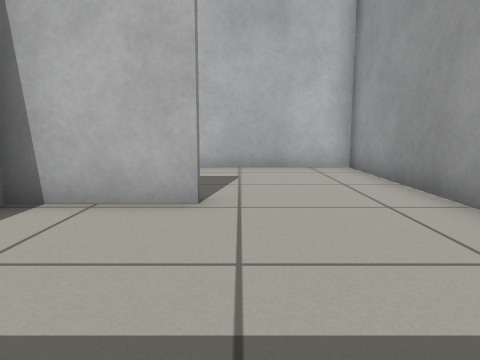
[1] (above)

14 first-person views from a walk through a world built for the Gazebo simulator. The camera is 0.5 m above the floor, tilts 8° down and sees 70° across. The floor is counted in squares, 0.5 m on a side. Each view is taken from the middle of a square. On the plan, view 1 faces up. The plan holds only what a view shows up to about 13 squares ahead; the rest is blank.

[2]
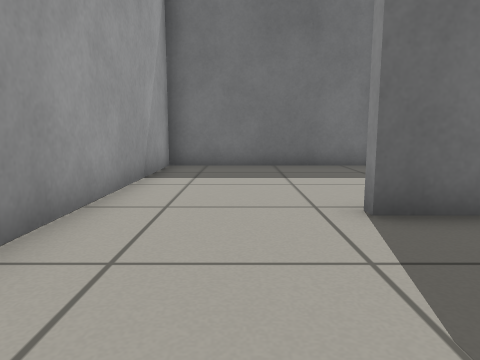

[3]
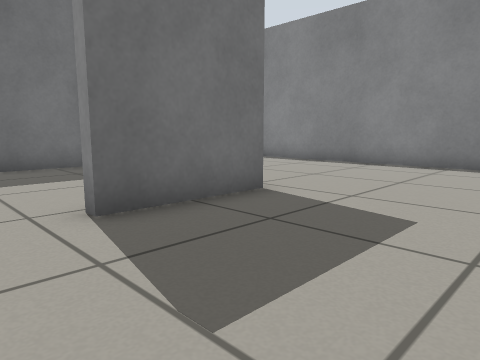

[4]
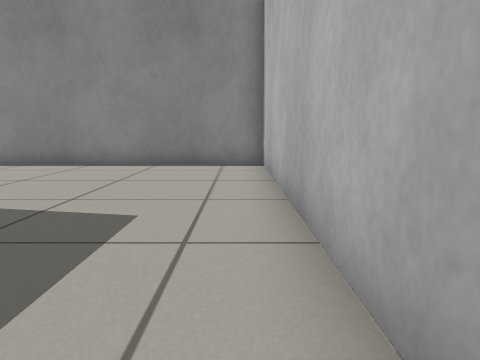

[5]
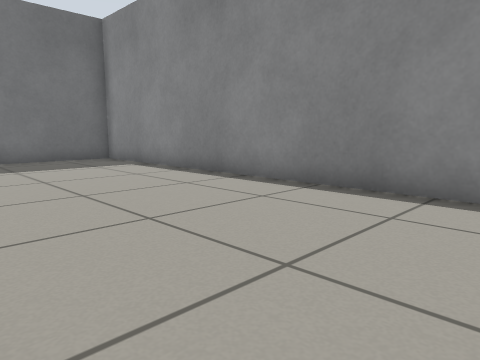

[6]
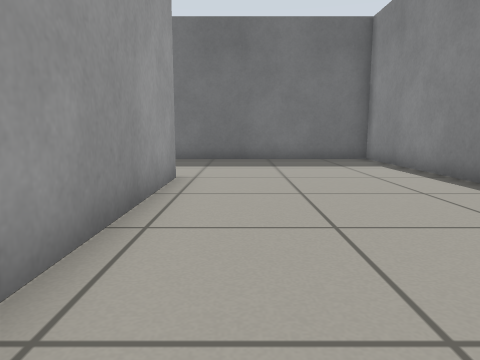

[7]
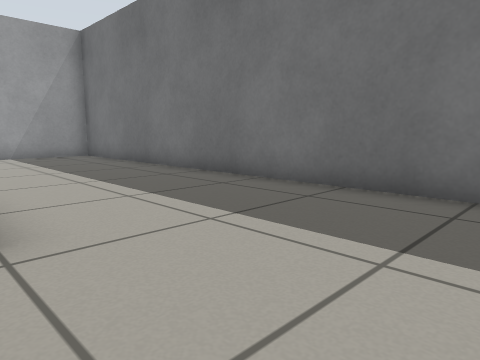

[8]
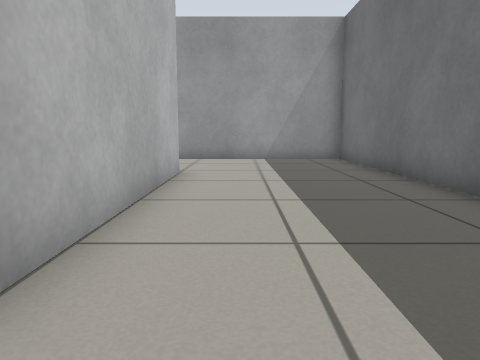

[9]
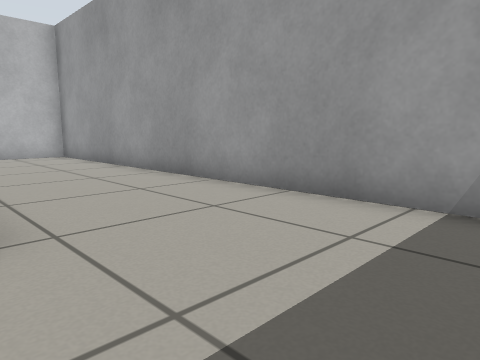

[10]
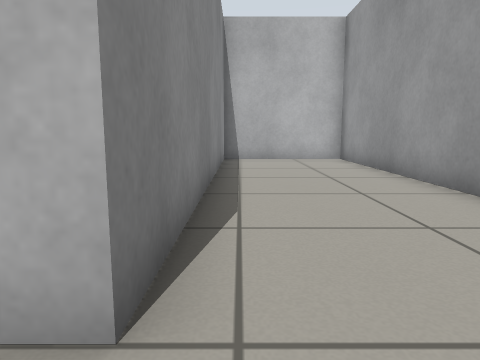

[11]
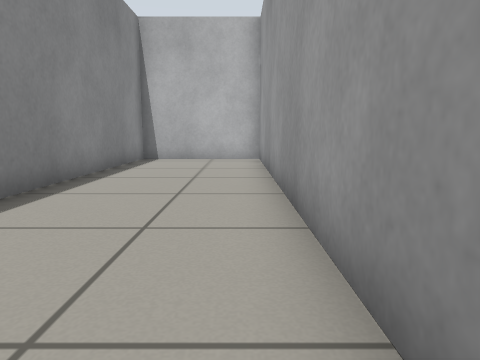

[12]
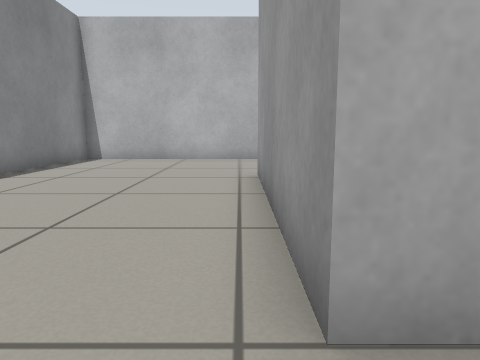

[13]
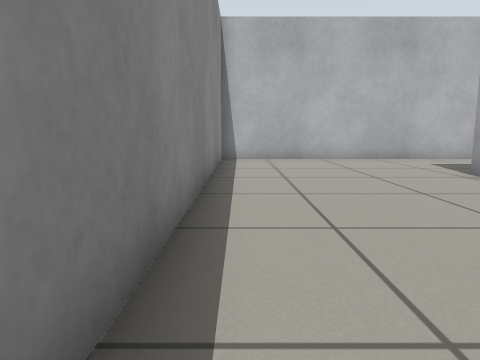

[14]
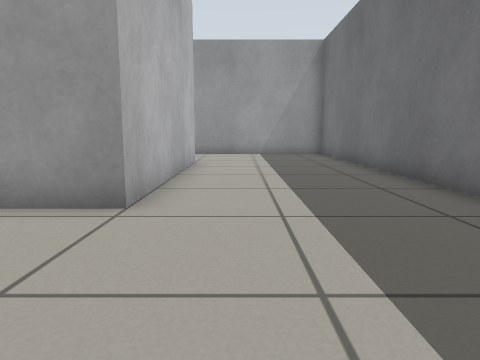

### Floor plan
Ten units are one square. View 1 is at (0, 0); x grows to the right and y downward. Boxes are objects, and circles mark ways between rooms. Rooms are numbered by the first view taken in them; rooms with no view inside come last. Other rooms are left out.
<svg viewBox="-102 -102 184 174">
<path fill="none" stroke="#000" d="M-5 -47 -34 -47M-29 12 31 12 31 -55M31 -55 31 -97 -97 -97 -97 67 77 67 77 -97 34 -97 34 15 -36 15 -36 -50 -5 -50"/>
<circle cx="10" cy="-50" r="3" fill="#2a7"/>
<text x="0" y="-20">1</text>
<text x="-40" y="-10">2</text>
</svg>
Room 1 opens to room 2.

Where each view was taken, in squares from view 1:
view 1: 0 up, 0 right, facing up
view 2: 9 up, 1 right, facing down
view 3: 9 up, 1 right, facing down-left
view 4: 9 up, 1 right, facing left
view 5: 6 up, 4 left, facing down-left
view 6: 6 up, 5 left, facing down
view 7: 1 down, 7 left, facing down-right
view 8: 3 down, 5 left, facing right
view 9: 5 down, 3 right, facing up-right
view 10: 3 down, 4 right, facing up
view 11: 3 down, 7 right, facing up
view 12: 3 down, 4 left, facing up
view 13: 3 down, 9 left, facing up
view 14: 3 down, 8 left, facing right
